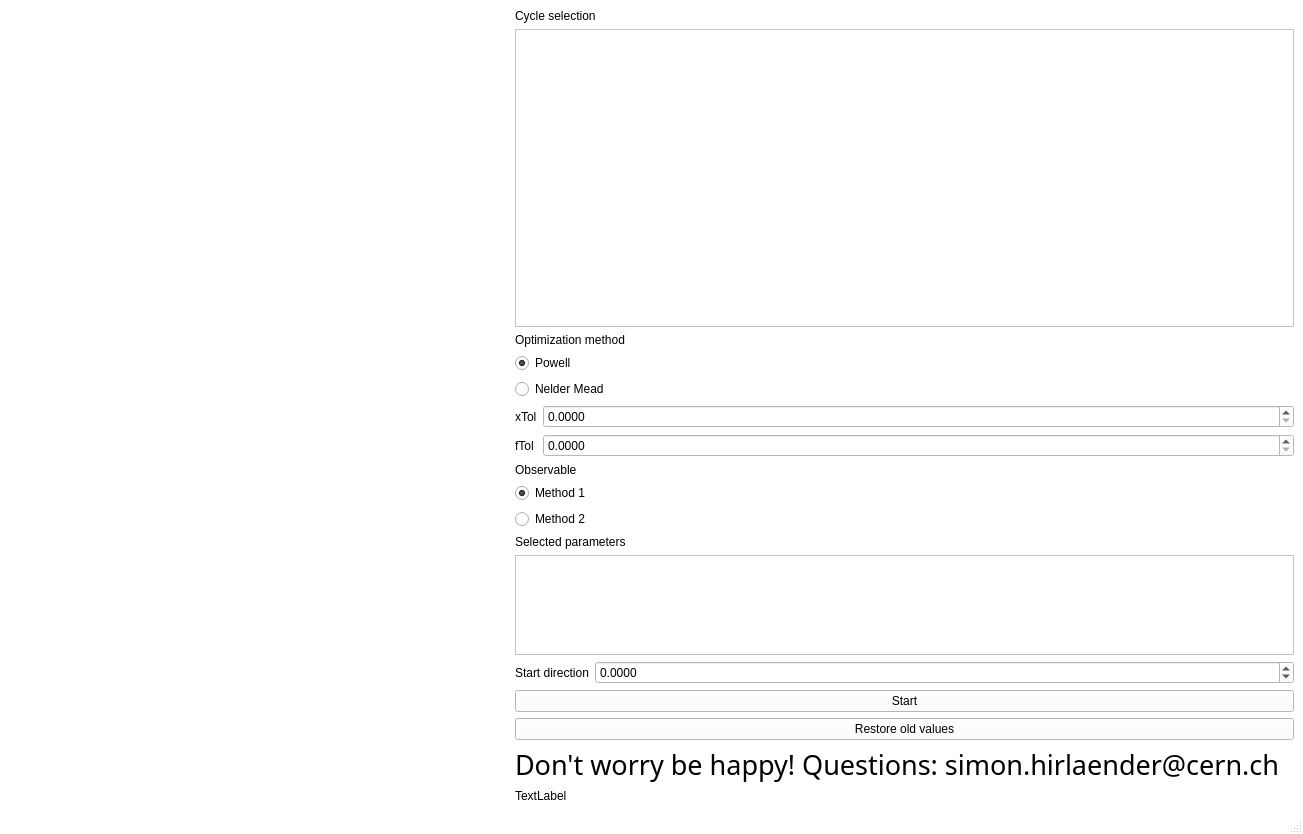
<?xml version="1.0" encoding="UTF-8"?>
<ui version="4.0">
 <class>MainWindow</class>
 <widget class="QMainWindow" name="MainWindow">
  <property name="enabled">
   <bool>true</bool>
  </property>
  <property name="geometry">
   <rect>
    <x>0</x>
    <y>0</y>
    <width>1303</width>
    <height>834</height>
   </rect>
  </property>
  <property name="palette">
   <palette>
    <active>
     <colorrole role="WindowText">
      <brush brushstyle="SolidPattern">
       <color alpha="255">
        <red>0</red>
        <green>0</green>
        <blue>0</blue>
       </color>
      </brush>
     </colorrole>
     <colorrole role="Button">
      <brush brushstyle="SolidPattern">
       <color alpha="255">
        <red>255</red>
        <green>255</green>
        <blue>255</blue>
       </color>
      </brush>
     </colorrole>
     <colorrole role="Light">
      <brush brushstyle="SolidPattern">
       <color alpha="255">
        <red>255</red>
        <green>255</green>
        <blue>255</blue>
       </color>
      </brush>
     </colorrole>
     <colorrole role="Midlight">
      <brush brushstyle="SolidPattern">
       <color alpha="255">
        <red>255</red>
        <green>255</green>
        <blue>255</blue>
       </color>
      </brush>
     </colorrole>
     <colorrole role="Dark">
      <brush brushstyle="SolidPattern">
       <color alpha="255">
        <red>127</red>
        <green>127</green>
        <blue>127</blue>
       </color>
      </brush>
     </colorrole>
     <colorrole role="Mid">
      <brush brushstyle="SolidPattern">
       <color alpha="255">
        <red>170</red>
        <green>170</green>
        <blue>170</blue>
       </color>
      </brush>
     </colorrole>
     <colorrole role="Text">
      <brush brushstyle="SolidPattern">
       <color alpha="255">
        <red>0</red>
        <green>0</green>
        <blue>0</blue>
       </color>
      </brush>
     </colorrole>
     <colorrole role="BrightText">
      <brush brushstyle="SolidPattern">
       <color alpha="255">
        <red>255</red>
        <green>255</green>
        <blue>255</blue>
       </color>
      </brush>
     </colorrole>
     <colorrole role="ButtonText">
      <brush brushstyle="SolidPattern">
       <color alpha="255">
        <red>0</red>
        <green>0</green>
        <blue>0</blue>
       </color>
      </brush>
     </colorrole>
     <colorrole role="Base">
      <brush brushstyle="SolidPattern">
       <color alpha="255">
        <red>255</red>
        <green>255</green>
        <blue>255</blue>
       </color>
      </brush>
     </colorrole>
     <colorrole role="Window">
      <brush brushstyle="SolidPattern">
       <color alpha="255">
        <red>255</red>
        <green>255</green>
        <blue>255</blue>
       </color>
      </brush>
     </colorrole>
     <colorrole role="Shadow">
      <brush brushstyle="SolidPattern">
       <color alpha="255">
        <red>0</red>
        <green>0</green>
        <blue>0</blue>
       </color>
      </brush>
     </colorrole>
     <colorrole role="AlternateBase">
      <brush brushstyle="SolidPattern">
       <color alpha="255">
        <red>255</red>
        <green>255</green>
        <blue>255</blue>
       </color>
      </brush>
     </colorrole>
     <colorrole role="ToolTipBase">
      <brush brushstyle="SolidPattern">
       <color alpha="255">
        <red>255</red>
        <green>255</green>
        <blue>220</blue>
       </color>
      </brush>
     </colorrole>
     <colorrole role="ToolTipText">
      <brush brushstyle="SolidPattern">
       <color alpha="255">
        <red>0</red>
        <green>0</green>
        <blue>0</blue>
       </color>
      </brush>
     </colorrole>
    </active>
    <inactive>
     <colorrole role="WindowText">
      <brush brushstyle="SolidPattern">
       <color alpha="255">
        <red>0</red>
        <green>0</green>
        <blue>0</blue>
       </color>
      </brush>
     </colorrole>
     <colorrole role="Button">
      <brush brushstyle="SolidPattern">
       <color alpha="255">
        <red>255</red>
        <green>255</green>
        <blue>255</blue>
       </color>
      </brush>
     </colorrole>
     <colorrole role="Light">
      <brush brushstyle="SolidPattern">
       <color alpha="255">
        <red>255</red>
        <green>255</green>
        <blue>255</blue>
       </color>
      </brush>
     </colorrole>
     <colorrole role="Midlight">
      <brush brushstyle="SolidPattern">
       <color alpha="255">
        <red>255</red>
        <green>255</green>
        <blue>255</blue>
       </color>
      </brush>
     </colorrole>
     <colorrole role="Dark">
      <brush brushstyle="SolidPattern">
       <color alpha="255">
        <red>127</red>
        <green>127</green>
        <blue>127</blue>
       </color>
      </brush>
     </colorrole>
     <colorrole role="Mid">
      <brush brushstyle="SolidPattern">
       <color alpha="255">
        <red>170</red>
        <green>170</green>
        <blue>170</blue>
       </color>
      </brush>
     </colorrole>
     <colorrole role="Text">
      <brush brushstyle="SolidPattern">
       <color alpha="255">
        <red>0</red>
        <green>0</green>
        <blue>0</blue>
       </color>
      </brush>
     </colorrole>
     <colorrole role="BrightText">
      <brush brushstyle="SolidPattern">
       <color alpha="255">
        <red>255</red>
        <green>255</green>
        <blue>255</blue>
       </color>
      </brush>
     </colorrole>
     <colorrole role="ButtonText">
      <brush brushstyle="SolidPattern">
       <color alpha="255">
        <red>0</red>
        <green>0</green>
        <blue>0</blue>
       </color>
      </brush>
     </colorrole>
     <colorrole role="Base">
      <brush brushstyle="SolidPattern">
       <color alpha="255">
        <red>255</red>
        <green>255</green>
        <blue>255</blue>
       </color>
      </brush>
     </colorrole>
     <colorrole role="Window">
      <brush brushstyle="SolidPattern">
       <color alpha="255">
        <red>255</red>
        <green>255</green>
        <blue>255</blue>
       </color>
      </brush>
     </colorrole>
     <colorrole role="Shadow">
      <brush brushstyle="SolidPattern">
       <color alpha="255">
        <red>0</red>
        <green>0</green>
        <blue>0</blue>
       </color>
      </brush>
     </colorrole>
     <colorrole role="AlternateBase">
      <brush brushstyle="SolidPattern">
       <color alpha="255">
        <red>255</red>
        <green>255</green>
        <blue>255</blue>
       </color>
      </brush>
     </colorrole>
     <colorrole role="ToolTipBase">
      <brush brushstyle="SolidPattern">
       <color alpha="255">
        <red>255</red>
        <green>255</green>
        <blue>220</blue>
       </color>
      </brush>
     </colorrole>
     <colorrole role="ToolTipText">
      <brush brushstyle="SolidPattern">
       <color alpha="255">
        <red>0</red>
        <green>0</green>
        <blue>0</blue>
       </color>
      </brush>
     </colorrole>
    </inactive>
    <disabled>
     <colorrole role="WindowText">
      <brush brushstyle="SolidPattern">
       <color alpha="255">
        <red>127</red>
        <green>127</green>
        <blue>127</blue>
       </color>
      </brush>
     </colorrole>
     <colorrole role="Button">
      <brush brushstyle="SolidPattern">
       <color alpha="255">
        <red>255</red>
        <green>255</green>
        <blue>255</blue>
       </color>
      </brush>
     </colorrole>
     <colorrole role="Light">
      <brush brushstyle="SolidPattern">
       <color alpha="255">
        <red>255</red>
        <green>255</green>
        <blue>255</blue>
       </color>
      </brush>
     </colorrole>
     <colorrole role="Midlight">
      <brush brushstyle="SolidPattern">
       <color alpha="255">
        <red>255</red>
        <green>255</green>
        <blue>255</blue>
       </color>
      </brush>
     </colorrole>
     <colorrole role="Dark">
      <brush brushstyle="SolidPattern">
       <color alpha="255">
        <red>127</red>
        <green>127</green>
        <blue>127</blue>
       </color>
      </brush>
     </colorrole>
     <colorrole role="Mid">
      <brush brushstyle="SolidPattern">
       <color alpha="255">
        <red>170</red>
        <green>170</green>
        <blue>170</blue>
       </color>
      </brush>
     </colorrole>
     <colorrole role="Text">
      <brush brushstyle="SolidPattern">
       <color alpha="255">
        <red>127</red>
        <green>127</green>
        <blue>127</blue>
       </color>
      </brush>
     </colorrole>
     <colorrole role="BrightText">
      <brush brushstyle="SolidPattern">
       <color alpha="255">
        <red>255</red>
        <green>255</green>
        <blue>255</blue>
       </color>
      </brush>
     </colorrole>
     <colorrole role="ButtonText">
      <brush brushstyle="SolidPattern">
       <color alpha="255">
        <red>127</red>
        <green>127</green>
        <blue>127</blue>
       </color>
      </brush>
     </colorrole>
     <colorrole role="Base">
      <brush brushstyle="SolidPattern">
       <color alpha="255">
        <red>255</red>
        <green>255</green>
        <blue>255</blue>
       </color>
      </brush>
     </colorrole>
     <colorrole role="Window">
      <brush brushstyle="SolidPattern">
       <color alpha="255">
        <red>255</red>
        <green>255</green>
        <blue>255</blue>
       </color>
      </brush>
     </colorrole>
     <colorrole role="Shadow">
      <brush brushstyle="SolidPattern">
       <color alpha="255">
        <red>0</red>
        <green>0</green>
        <blue>0</blue>
       </color>
      </brush>
     </colorrole>
     <colorrole role="AlternateBase">
      <brush brushstyle="SolidPattern">
       <color alpha="255">
        <red>255</red>
        <green>255</green>
        <blue>255</blue>
       </color>
      </brush>
     </colorrole>
     <colorrole role="ToolTipBase">
      <brush brushstyle="SolidPattern">
       <color alpha="255">
        <red>255</red>
        <green>255</green>
        <blue>220</blue>
       </color>
      </brush>
     </colorrole>
     <colorrole role="ToolTipText">
      <brush brushstyle="SolidPattern">
       <color alpha="255">
        <red>0</red>
        <green>0</green>
        <blue>0</blue>
       </color>
      </brush>
     </colorrole>
    </disabled>
   </palette>
  </property>
  <property name="windowTitle">
   <string>ZS Optimizer V 0.0.1</string>
  </property>
  <property name="windowIcon">
   <iconset>
    <normaloff>smiley_rainbow_round.jpg</normaloff>smiley_rainbow_round.jpg</iconset>
  </property>
  <widget class="QWidget" name="centralwidget">
   <layout class="QHBoxLayout" name="horizontalLayout">
    <item>
     <widget class="MplWidget" name="plotWidget" native="true">
      <property name="sizePolicy">
       <sizepolicy hsizetype="Preferred" vsizetype="Preferred">
        <horstretch>0</horstretch>
        <verstretch>0</verstretch>
       </sizepolicy>
      </property>
      <property name="minimumSize">
       <size>
        <width>500</width>
        <height>0</height>
       </size>
      </property>
     </widget>
    </item>
    <item>
     <layout class="QVBoxLayout" name="verticalLayout_2">
      <item>
       <layout class="QVBoxLayout" name="verticalLayout">
        <item>
         <widget class="QLabel" name="label_12">
          <property name="text">
           <string>Cycle selection</string>
          </property>
         </widget>
        </item>
        <item>
         <widget class="QListWidget" name="listWidgetCycle"/>
        </item>
        <item>
         <widget class="QLabel" name="label_11">
          <property name="text">
           <string>Optimization method</string>
          </property>
         </widget>
        </item>
        <item>
         <widget class="QRadioButton" name="radioButtonPowell">
          <property name="enabled">
           <bool>true</bool>
          </property>
          <property name="text">
           <string>Powell</string>
          </property>
          <property name="checked">
           <bool>true</bool>
          </property>
          <attribute name="buttonGroup">
           <string notr="true">buttonGroup</string>
          </attribute>
         </widget>
        </item>
        <item>
         <widget class="QRadioButton" name="radioButtonNelderMead">
          <property name="enabled">
           <bool>true</bool>
          </property>
          <property name="text">
           <string>Nelder Mead</string>
          </property>
          <attribute name="buttonGroup">
           <string notr="true">buttonGroup</string>
          </attribute>
         </widget>
        </item>
        <item>
         <layout class="QFormLayout" name="formLayout">
          <property name="sizeConstraint">
           <enum>QLayout::SetMinimumSize</enum>
          </property>
          <property name="fieldGrowthPolicy">
           <enum>QFormLayout::AllNonFixedFieldsGrow</enum>
          </property>
          <item row="0" column="1">
           <widget class="QDoubleSpinBox" name="spinBoxXTolValue">
            <property name="minimumSize">
             <size>
              <width>0</width>
              <height>20</height>
             </size>
            </property>
            <property name="decimals">
             <number>4</number>
            </property>
            <property name="minimum">
             <double>0.000000000000000</double>
            </property>
            <property name="maximum">
             <double>1.000000000000000</double>
            </property>
            <property name="singleStep">
             <double>0.000100000000000</double>
            </property>
           </widget>
          </item>
          <item row="1" column="0">
           <widget class="QLabel" name="label_2">
            <property name="text">
             <string>fTol</string>
            </property>
           </widget>
          </item>
          <item row="1" column="1">
           <widget class="QDoubleSpinBox" name="spinBoxFTolValue">
            <property name="minimumSize">
             <size>
              <width>0</width>
              <height>20</height>
             </size>
            </property>
            <property name="decimals">
             <number>4</number>
            </property>
            <property name="minimum">
             <double>0.000000000000000</double>
            </property>
            <property name="maximum">
             <double>1.000000000000000</double>
            </property>
            <property name="singleStep">
             <double>0.010000000000000</double>
            </property>
            <property name="value">
             <double>0.000000000000000</double>
            </property>
           </widget>
          </item>
          <item row="0" column="0">
           <widget class="QLabel" name="label">
            <property name="text">
             <string>xTol</string>
            </property>
           </widget>
          </item>
         </layout>
        </item>
        <item>
         <widget class="QLabel" name="label_10">
          <property name="text">
           <string>Observable</string>
          </property>
         </widget>
        </item>
        <item>
         <layout class="QFormLayout" name="formLayout_2">
          <property name="fieldGrowthPolicy">
           <enum>QFormLayout::AllNonFixedFieldsGrow</enum>
          </property>
         </layout>
        </item>
       </layout>
      </item>
      <item>
       <layout class="QVBoxLayout" name="verticalLayout_3">
        <item>
         <widget class="QRadioButton" name="radioButtonObservableArea">
          <property name="text">
           <string>Method 1</string>
          </property>
          <property name="checked">
           <bool>true</bool>
          </property>
          <attribute name="buttonGroup">
           <string notr="true">buttonGroupObservable</string>
          </attribute>
         </widget>
        </item>
        <item>
         <widget class="QRadioButton" name="radioButtonObservableMax">
          <property name="text">
           <string>Method 2</string>
          </property>
          <attribute name="buttonGroup">
           <string notr="true">buttonGroupObservable</string>
          </attribute>
         </widget>
        </item>
       </layout>
      </item>
      <item>
       <layout class="QFormLayout" name="formLayout_6">
        <property name="fieldGrowthPolicy">
         <enum>QFormLayout::AllNonFixedFieldsGrow</enum>
        </property>
       </layout>
      </item>
      <item>
       <widget class="QLabel" name="label_5">
        <property name="text">
         <string>Selected parameters</string>
        </property>
       </widget>
      </item>
      <item>
       <widget class="QListWidget" name="listWidget">
        <property name="maximumSize">
         <size>
          <width>16777215</width>
          <height>100</height>
         </size>
        </property>
        <property name="selectionMode">
         <enum>QAbstractItemView::MultiSelection</enum>
        </property>
       </widget>
      </item>
      <item>
       <layout class="QFormLayout" name="formLayout_3">
        <property name="fieldGrowthPolicy">
         <enum>QFormLayout::AllNonFixedFieldsGrow</enum>
        </property>
        <item row="0" column="0">
         <widget class="QLabel" name="label_13">
          <property name="text">
           <string>Start direction</string>
          </property>
         </widget>
        </item>
        <item row="0" column="1">
         <widget class="QDoubleSpinBox" name="doubleSpinBoxStartDirection">
          <property name="decimals">
           <number>4</number>
          </property>
          <property name="minimum">
           <double>-99.989999999999995</double>
          </property>
          <property name="singleStep">
           <double>0.000100000000000</double>
          </property>
          <property name="value">
           <double>0.000000000000000</double>
          </property>
         </widget>
        </item>
       </layout>
      </item>
      <item>
       <widget class="QPushButton" name="runOptimizationButton">
        <property name="text">
         <string>Start</string>
        </property>
       </widget>
      </item>
      <item>
       <widget class="QPushButton" name="buttonRestoreOldValues">
        <property name="text">
         <string>Restore old values</string>
        </property>
       </widget>
      </item>
      <item>
       <widget class="QLabel" name="label_3">
        <property name="font">
         <font>
          <family>AR PL UMing CN</family>
          <pointsize>20</pointsize>
         </font>
        </property>
        <property name="frameShape">
         <enum>QFrame::NoFrame</enum>
        </property>
        <property name="frameShadow">
         <enum>QFrame::Raised</enum>
        </property>
        <property name="lineWidth">
         <number>4</number>
        </property>
        <property name="text">
         <string>Don't worry be happy! Questions: simon.hirlaender@cern.ch</string>
        </property>
        <property name="textFormat">
         <enum>Qt::RichText</enum>
        </property>
        <property name="wordWrap">
         <bool>true</bool>
        </property>
       </widget>
      </item>
      <item>
       <widget class="QLabel" name="imageLabel">
        <property name="maximumSize">
         <size>
          <width>200</width>
          <height>200</height>
         </size>
        </property>
        <property name="text">
         <string>TextLabel</string>
        </property>
       </widget>
      </item>
     </layout>
    </item>
   </layout>
  </widget>
  <widget class="QMenuBar" name="menubar">
   <property name="geometry">
    <rect>
     <x>0</x>
     <y>0</y>
     <width>1303</width>
     <height>23</height>
    </rect>
   </property>
  </widget>
  <widget class="QStatusBar" name="statusbar"/>
 </widget>
 <customwidgets>
  <customwidget>
   <class>MplWidget</class>
   <extends>QWidget</extends>
   <header>mplwidget</header>
   <container>1</container>
  </customwidget>
 </customwidgets>
 <resources/>
 <connections/>
 <buttongroups>
  <buttongroup name="buttonGroup"/>
  <buttongroup name="buttonGroupObservable"/>
 </buttongroups>
</ui>
